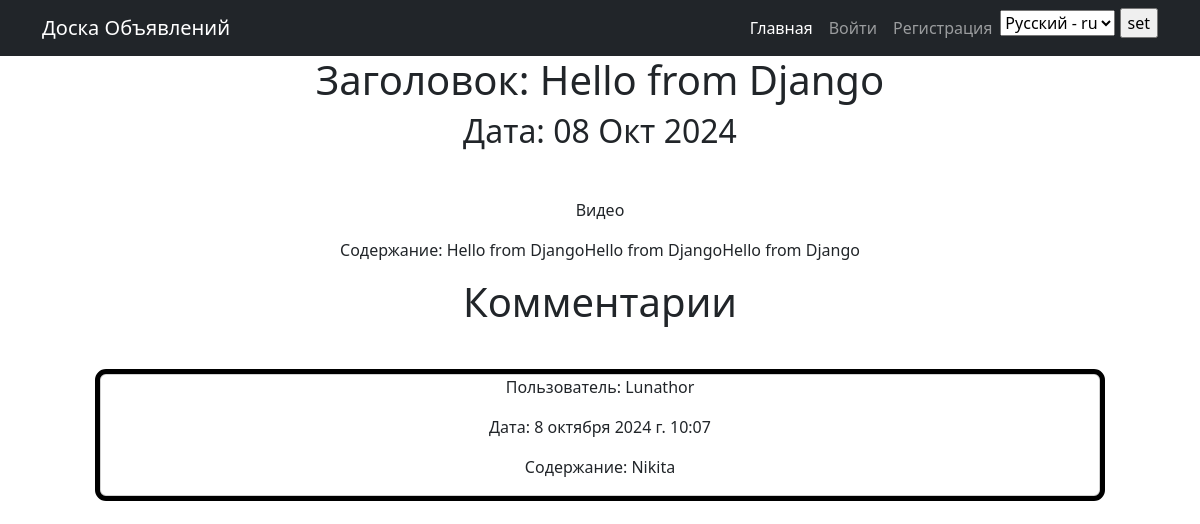
The app's page /post/1/ with its own data.
### desk/models.py (models this page shows, shortened)
class Post(models.Model):
    title = models.CharField(max_length=200, verbose_name=_('Заголовок поста'))
    text = models.TextField(verbose_name=_('Содержание поста'))
    author = models.ForeignKey(User, on_delete=models.CASCADE, verbose_name=_('Автор поста'))
    category = models.CharField(max_length=2, choices=CATEGORY_CHOICE, verbose_name=_('Категория поста'))
    datecreation = models.DateTimeField(auto_now_add=True)

class Comment(models.Model):
    post = models.ForeignKey(Post, on_delete=models.CASCADE, verbose_name=_('Пост'))
    author = models.ForeignKey(User, on_delete=models.CASCADE, verbose_name=_('Автор комментария'))
    text = models.TextField(verbose_name=_('Содержание комментария'))
    datecreation = models.DateTimeField(auto_now_add=True)
    is_confirmed = models.BooleanField(default=False, verbose_name='Подтвержденный комментарий')

class User(AbstractUser):
    email = models.EmailField(unique=True)
    is_verified = models.BooleanField(default=False)
    email_conf_code = models.CharField(max_length=6, blank=True, null=True)
    users_comments = models.BooleanField(default=True, verbose_name="Новые комментарии")
    about_sub = models.BooleanField(default=False, verbose_name="Новости сайта")
    USERNAME_FIELD = 'email'
    REQUIRED_FIELDS = ['username']
    def __str__(self):
        return f'{self.username}'

### desk/views.py (the view)
# urls.py: path('post/<int:pk>/', post_review, name='PostReview'),
def post_review(request, pk):
    post = Post.objects.get(pk=pk)
    comments = Comment.objects.filter(post=post).order_by('-datecreation')
    if request.user.is_authenticated:
        user_verification = request.user.is_verified or request.user.is_staff
    else:
        user_verification = False
    if request.method == 'POST':
        text = request.POST['text']
        Comment.objects.create(text=text, post=post, author=request.user)
        email_about_new_comment(author=post.author, post_pk=post.id)
        return redirect('PostReview', pk=pk)
    return render(
        request,
        'PostReview.html',
        {'post': post, 'comments': comments, 'user_verification': user_verification}
    )

### desk/templatetags/custom_filters.py (called while the page is built)
@register.filter
def is_image_exist(value: Post) -> bool:
    if Image.objects.filter(post=value.pk).first():
        return True
    else:
        return False

@register.filter
def is_video_exist(value: Post) -> bool:
    if Video.objects.filter(post=value.pk).first():
        return True
    else:
        return False

@register.filter
def get_video(value: Post) -> list[Video]:
    return Video.objects.filter(post=value.pk).all()

### templates/PostReview.html (shortened to what this page needs)
{% extends 'flatpages/default.html' %}
{% load i18n %}
{% load custom_filters %}
{% load custom_tags %}
{% load embed_video_tags %}
{% block content %}
    <h1>{% trans 'Заголовок' %}: {{ post.title }}</h1>
    <h2>{% trans 'Дата' %}: {{ post.datecreation|date:'d M Y' }}</h2>
    {% if post|is_video_exist %}
        <div class="container px-4 px-lg-5 mt-5 justify-content-center">
            <div class="row gx-4 gx-lg-3 row-cols-2 row-cols-md-3 row-cols-xl-3 justify-content-center">
                <p>{% trans 'Видео' %}</p>
            </div>
        </div>
    {% endif %}
    <p>
        {% trans 'Содержание' %}:
        {{ post.text }}
    </p>
    <div class="container px-4 px-lg-5">
        <div class="text-center">
            <h1>
                {% trans 'Комментарии' %}
            </h1>
        </div>
    </div>
    <div class="container px-4 px-lg-5 mt-5 justify-content-center">
        {% for comment in comments %}
            {% if comment.is_confirmed %}
                <div class="row gx-4 gx-lg-5 row-cols-2 row-cols-md-3 row-cols-xl-4 mt-3 justify-content-center">
                    <div class="card h-100" style="height: 200px; width: 1000px; outline: 5px black solid;">
                        <p>
                            {% trans 'Пользователь' %}:
                            {{ comment.author }}
                        </p>
                        <p>
                            {% trans 'Дата' %}:
                            {{ comment.datecreation }}
                        </p>
                        <p>
                            {% trans 'Содержание' %}:
                            {{ comment.text }}
                        </p>
                    </div>
                </div>
            {% endif %}
        {% endfor %}
    </div>
{% endblock content %}

### records on screen
Post: title "Hello from Django", datecreation "08 Окт 2024", text "Hello from DjangoHello from DjangoHello from Django"
Comment: author "Lunathor", datecreation "8 октября 2024 г. 10:07", text "Nikita"

### other values on screen
form field language "Русский - ru"
